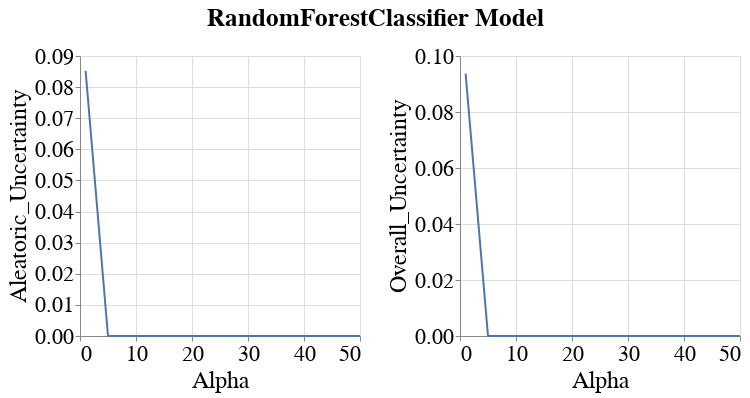

The cell this chart's notebook holds for it:
### Code cell
visualizer.create_subgroup_metrics_line_band_plot(model_name=MODEL_NAMES[0],
                                                  subgroup_metrics=['Aleatoric_Uncertainty', 'Overall_Uncertainty'])

### Figure 1 — Vega-Lite specification as saved in the notebook (floating-point values rounded to 4 significant figures)
{"config": {"view": {"continuousWidth": 400, "continuousHeight": 300}, "axis": {"labelFontSize": 22, "labelFontWeight": "normal", "titleFontSize": 24, "titleFontWeight": "normal"}, "legend": {"labelFontSize": 22, "symbolStrokeWidth": 10, "titleFontSize": 24}, "title": {"fontSize": 22}}, "vconcat": [{"hconcat": [{"layer": [{"mark": {"type": "errorband", "extent": "ci"}, "encoding": {"x": {"field": "Intervention_Param", "title": "Alpha", "type": "quantitative"}, "y": {"field": "Metric_Value", "scale": {"zero": false}, "title": "Aleatoric_Uncertainty", "type": "quantitative"}}}, {"mark": "line", "encoding": {"x": {"field": "Intervention_Param", "title": "Alpha", "type": "quantitative"}, "y": {"aggregate": "mean", "field": "Metric_Value", "scale": {"zero": false}, "title": "Aleatoric_Uncertainty", "type": "quantitative"}}}], "height": 280, "width": 280}, {"layer": [{"mark": {"type": "errorband", "extent": "ci"}, "encoding": {"x": {"field": "Intervention_Param", "title": "Alpha", "type": "quantitative"}, "y": {"field": "Metric_Value", "scale": {"zero": false}, "title": "Overall_Uncertainty", "type": "quantitative"}}}, {"mark": "line", "encoding": {"x": {"field": "Intervention_Param", "title": "Alpha", "type": "quantitative"}, "y": {"aggregate": "mean", "field": "Metric_Value", "scale": {"zero": false}, "title": "Overall_Uncertainty", "type": "quantitative"}}}], "data": {"name": "data-e978e4792e8df8fd910625ad3123e0fc"}, "height": 280, "width": 280}]}], "data": {"name": "data-98027ecd4156cc43871a648fc5f822d3"}, "title": {"text": "RandomForestClassifier Model", "anchor": "middle", "dy": -10, "fontSize": 25}, "$schema": "https://vega.github.io/schema/vega-lite/v4.17.0.json", "datasets": {"data-98027ecd4156cc43871a648fc5f822d3": [{"Metric": "Aleatoric_Uncertainty", "Model_Name": "RandomForestClassifier", "Model_Params": "{'bootstrap': True, 'ccp_alpha': 0.0, 'class_weight': None, 'criterion': 'gini', 'max_depth': 10, 'max_features': 'sqrt', 'max_leaf_nodes': None, 'max_samples': None, 'min_impurity_decrease': 0.0, 'min_samples_leaf': 1, 'min_samples_split': 2, 'min_weight_fraction_leaf': 0.0, 'n_estimators': 100, 'n_jobs': None, 'oob_score': False, 'random_state': 200, 'verbose': 0, 'warm_start': False}", "Dataset_Name": "StudentPerformance", "Num_Estimators": 200, "Tag": "OK", "Record_Create_Date_Time": "2023-10-28T11:14:54.873000", "Session_Uuid": "c69c602f-b78e-46ea-9836-1fc7471ad426", "Experiment_Iteration": "Exp_iter_2", "Dataset_Split_Seed": 200, "Model_Init_Seed": 200, "Fair_Intervention_Params_Lst": "[1, 5, 10, 25, 50]", "Intervention_Param": 1, "Subgroup": "overall", "Metric_Value": 0.08522}, {"Metric": "Aleatoric_Uncertainty", "Model_Name": "RandomForestClassifier", "Model_Params": "{'bootstrap': True, 'ccp_alpha': 0.0, 'class_weight': None, 'criterion': 'gini', 'max_depth': 10, 'max_features': 'sqrt', 'max_leaf_nodes': None, 'max_samples': None, 'min_impurity_decrease': 0.0, 'min_samples_leaf': 1, 'min_samples_split': 2, 'min_weight_fraction_leaf': 0.0, 'n_estimators': 100, 'n_jobs': None, 'oob_score': False, 'random_state': 200, 'verbose': 0, 'warm_start': False}", "Dataset_Name": "StudentPerformance", "Num_Estimators": 200, "Tag": "OK", "Record_Create_Date_Time": "2023-10-28T11:18:09.625000", "Session_Uuid": "c69c602f-b78e-46ea-9836-1fc7471ad426", "Experiment_Iteration": "Exp_iter_2", "Dataset_Split_Seed": 200, "Model_Init_Seed": 200, "Fair_Intervention_Params_Lst": "[1, 5, 10, 25, 50]", "Intervention_Param": 5, "Subgroup": "overall", "Metric_Value": 0.0}, {"Metric": "Aleatoric_Uncertainty", "Model_Name": "RandomForestClassifier", "Model_Params": "{'bootstrap': True, 'ccp_alpha': 0.0, 'class_weight': None, 'criterion': 'gini', 'max_depth': 10, 'max_features': 'sqrt', 'max_leaf_nodes': None, 'max_samples': None, 'min_impurity_decrease': 0.0, 'min_samples_leaf': 1, 'min_samples_split': 2, 'min_weight_fraction_leaf': 0.0, 'n_estimators': 100, 'n_jobs': None, 'oob_score': False, 'random_state': 200, 'verbose': 0, 'warm_start': False}", "Dataset_Name": "StudentPerformance", "Num_Estimators": 200, "Tag": "OK", "Record_Create_Date_Time": "2023-10-28T11:21:26.621000", "Session_Uuid": "c69c602f-b78e-46ea-9836-1fc7471ad426", "Experiment_Iteration": "Exp_iter_2", "Dataset_Split_Seed": 200, "Model_Init_Seed": 200, "Fair_Intervention_Params_Lst": "[1, 5, 10, 25, 50]", "Intervention_Param": 10, "Subgroup": "overall", "Metric_Value": 0.0}, {"Metric": "Aleatoric_Uncertainty", "Model_Name": "RandomForestClassifier", "Model_Params": "{'bootstrap': True, 'ccp_alpha': 0.0, 'class_weight': None, 'criterion': 'gini', 'max_depth': 10, 'max_features': 'sqrt', 'max_leaf_nodes': None, 'max_samples': None, 'min_impurity_decrease': 0.0, 'min_samples_leaf': 1, 'min_samples_split': 2, 'min_weight_fraction_leaf': 0.0, 'n_estimators': 100, 'n_jobs': None, 'oob_score': False, 'random_state': 200, 'verbose': 0, 'warm_start': False}", "Dataset_Name": "StudentPerformance", "Num_Estimators": 200, "Tag": "OK", "Record_Create_Date_Time": "2023-10-28T11:24:41.066000", "Session_Uuid": "c69c602f-b78e-46ea-9836-1fc7471ad426", "Experiment_Iteration": "Exp_iter_2", "Dataset_Split_Seed": 200, "Model_Init_Seed": 200, "Fair_Intervention_Params_Lst": "[1, 5, 10, 25, 50]", "Intervention_Param": 25, "Subgroup": "overall", "Metric_Value": 0.0}, {"Metric": "Aleatoric_Uncertainty", "Model_Name": "RandomForestClassifier", "Model_Params": "{'bootstrap': True, 'ccp_alpha': 0.0, 'class_weight': None, 'criterion': 'gini', 'max_depth': 10, 'max_features': 'sqrt', 'max_leaf_nodes': None, 'max_samples': None, 'min_impurity_decrease': 0.0, 'min_samples_leaf': 1, 'min_samples_split': 2, 'min_weight_fraction_leaf': 0.0, 'n_estimators': 100, 'n_jobs': None, 'oob_score': False, 'random_state': 200, 'verbose': 0, 'warm_start': False}", "Dataset_Name": "StudentPerformance", "Num_Estimators": 200, "Tag": "OK", "Record_Create_Date_Time": "2023-10-28T11:27:38.138000", "Session_Uuid": "c69c602f-b78e-46ea-9836-1fc7471ad426", "Experiment_Iteration": "Exp_iter_2", "Dataset_Split_Seed": 200, "Model_Init_Seed": 200, "Fair_Intervention_Params_Lst": "[1, 5, 10, 25, 50]", "Intervention_Param": 50, "Subgroup": "overall", "Metric_Value": 0.0}], "data-e978e4792e8df8fd910625ad3123e0fc": [{"Metric": "Overall_Uncertainty", "Model_Name": "RandomForestClassifier", "Model_Params": "{'bootstrap': True, 'ccp_alpha': 0.0, 'class_weight': None, 'criterion': 'gini', 'max_depth': 10, 'max_features': 'sqrt', 'max_leaf_nodes': None, 'max_samples': None, 'min_impurity_decrease': 0.0, 'min_samples_leaf': 1, 'min_samples_split': 2, 'min_weight_fraction_leaf': 0.0, 'n_estimators': 100, 'n_jobs': None, 'oob_score': False, 'random_state': 200, 'verbose': 0, 'warm_start': False}", "Dataset_Name": "StudentPerformance", "Num_Estimators": 200, "Tag": "OK", "Record_Create_Date_Time": "2023-10-28T11:14:54.873000", "Session_Uuid": "c69c602f-b78e-46ea-9836-1fc7471ad426", "Experiment_Iteration": "Exp_iter_2", "Dataset_Split_Seed": 200, "Model_Init_Seed": 200, "Fair_Intervention_Params_Lst": "[1, 5, 10, 25, 50]", "Intervention_Param": 1, "Subgroup": "overall", "Metric_Value": 0.09368}, {"Metric": "Overall_Uncertainty", "Model_Name": "RandomForestClassifier", "Model_Params": "{'bootstrap': True, 'ccp_alpha': 0.0, 'class_weight': None, 'criterion': 'gini', 'max_depth': 10, 'max_features': 'sqrt', 'max_leaf_nodes': None, 'max_samples': None, 'min_impurity_decrease': 0.0, 'min_samples_leaf': 1, 'min_samples_split': 2, 'min_weight_fraction_leaf': 0.0, 'n_estimators': 100, 'n_jobs': None, 'oob_score': False, 'random_state': 200, 'verbose': 0, 'warm_start': False}", "Dataset_Name": "StudentPerformance", "Num_Estimators": 200, "Tag": "OK", "Record_Create_Date_Time": "2023-10-28T11:18:09.625000", "Session_Uuid": "c69c602f-b78e-46ea-9836-1fc7471ad426", "Experiment_Iteration": "Exp_iter_2", "Dataset_Split_Seed": 200, "Model_Init_Seed": 200, "Fair_Intervention_Params_Lst": "[1, 5, 10, 25, 50]", "Intervention_Param": 5, "Subgroup": "overall", "Metric_Value": 0.0}, {"Metric": "Overall_Uncertainty", "Model_Name": "RandomForestClassifier", "Model_Params": "{'bootstrap': True, 'ccp_alpha': 0.0, 'class_weight': None, 'criterion': 'gini', 'max_depth': 10, 'max_features': 'sqrt', 'max_leaf_nodes': None, 'max_samples': None, 'min_impurity_decrease': 0.0, 'min_samples_leaf': 1, 'min_samples_split': 2, 'min_weight_fraction_leaf': 0.0, 'n_estimators': 100, 'n_jobs': None, 'oob_score': False, 'random_state': 200, 'verbose': 0, 'warm_start': False}", "Dataset_Name": "StudentPerformance", "Num_Estimators": 200, "Tag": "OK", "Record_Create_Date_Time": "2023-10-28T11:21:26.621000", "Session_Uuid": "c69c602f-b78e-46ea-9836-1fc7471ad426", "Experiment_Iteration": "Exp_iter_2", "Dataset_Split_Seed": 200, "Model_Init_Seed": 200, "Fair_Intervention_Params_Lst": "[1, 5, 10, 25, 50]", "Intervention_Param": 10, "Subgroup": "overall", "Metric_Value": 0.0}, {"Metric": "Overall_Uncertainty", "Model_Name": "RandomForestClassifier", "Model_Params": "{'bootstrap': True, 'ccp_alpha': 0.0, 'class_weight': None, 'criterion': 'gini', 'max_depth': 10, 'max_features': 'sqrt', 'max_leaf_nodes': None, 'max_samples': None, 'min_impurity_decrease': 0.0, 'min_samples_leaf': 1, 'min_samples_split': 2, 'min_weight_fraction_leaf': 0.0, 'n_estimators': 100, 'n_jobs': None, 'oob_score': False, 'random_state': 200, 'verbose': 0, 'warm_start': False}", "Dataset_Name": "StudentPerformance", "Num_Estimators": 200, "Tag": "OK", "Record_Create_Date_Time": "2023-10-28T11:24:41.066000", "Session_Uuid": "c69c602f-b78e-46ea-9836-1fc7471ad426", "Experiment_Iteration": "Exp_iter_2", "Dataset_Split_Seed": 200, "Model_Init_Seed": 200, "Fair_Intervention_Params_Lst": "[1, 5, 10, 25, 50]", "Intervention_Param": 25, "Subgroup": "overall", "Metric_Value": 0.0}, {"Metric": "Overall_Uncertainty", "Model_Name": "RandomForestClassifier", "Model_Params": "{'bootstrap': True, 'ccp_alpha': 0.0, 'class_weight': None, 'criterion': 'gini', 'max_depth': 10, 'max_features': 'sqrt', 'max_leaf_nodes': None, 'max_samples': None, 'min_impurity_decrease': 0.0, 'min_samples_leaf': 1, 'min_samples_split': 2, 'min_weight_fraction_leaf': 0.0, 'n_estimators': 100, 'n_jobs': None, 'oob_score': False, 'random_state': 200, 'verbose': 0, 'warm_start': False}", "Dataset_Name": "StudentPerformance", "Num_Estimators": 200, "Tag": "OK", "Record_Create_Date_Time": "2023-10-28T11:27:38.138000", "Session_Uuid": "c69c602f-b78e-46ea-9836-1fc7471ad426", "Experiment_Iteration": "Exp_iter_2", "Dataset_Split_Seed": 200, "Model_Init_Seed": 200, "Fair_Intervention_Params_Lst": "[1, 5, 10, 25, 50]", "Intervention_Param": 50, "Subgroup": "overall", "Metric_Value": 0.0}]}}
